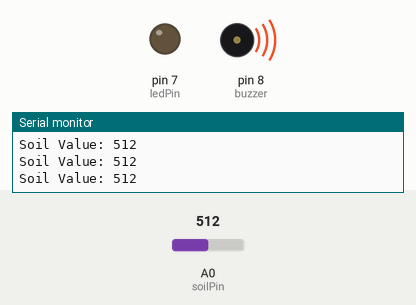
This sketch was run on a simulated Arduino Uno, built with avr-gcc and run on an emulated ATmega328P. Parts: output pins drawn as LEDs (lit = HIGH), buzzer (waves = sounding, pin HIGH), the last lines printed to the serial monitor. Dashed ring = blinking. Inputs (shaded band) come from the test bench; at power-on: A0 (soilPin) = 512.

Above: at 1.2 s.
1.3 s: A0 (soilPin) set to 481
At 1.8 s:
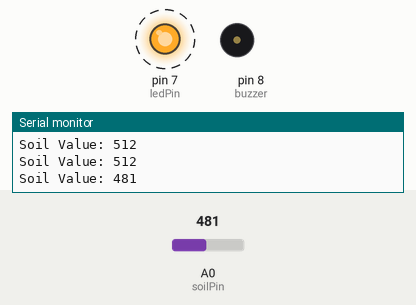
4.3 s: A0 (soilPin) set to 510
At 4.8 s:
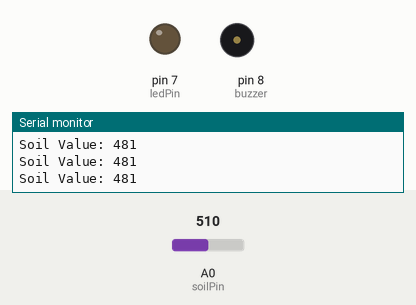
6.5 s: A0 (soilPin) set to 490
At 7.0 s:
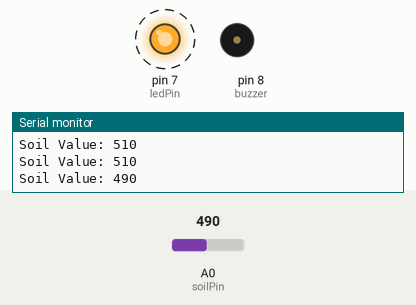
9.5 s: A0 (soilPin) set to 511
At 11.5 s:
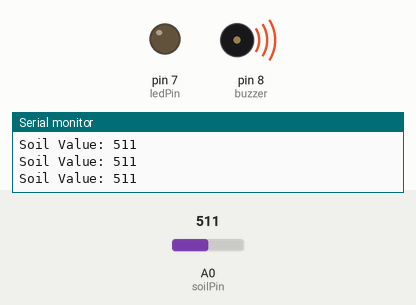
Timing chart, 0 to 12.7 s (numbered marks = the images above; inputs shaded):
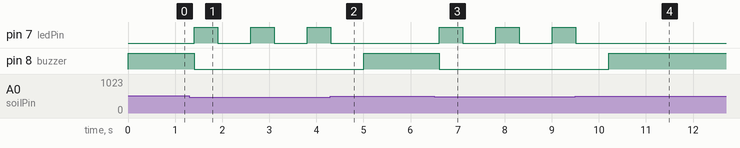

Measured:
- the behaviour switches between 500 and 499 on A0 (soilPin) (found by bisection; images 0 and 1)
- after the input at 1.3 s, pin 7 (ledPin): alternates HIGH for 0.50 s and LOW for 0.70 s, starting after 0.10 s; pin 8 (buzzer): HIGH → LOW after 0.10 s
- after the input at 4.3 s, pin 7 (ledPin): goes on until 4.3 s, then stays LOW; pin 8 (buzzer): LOW → HIGH after 0.70 s
- after the input at 6.5 s, pin 7 (ledPin): alternates HIGH for 0.50 s and LOW for 0.70 s, starting after 0.11 s; pin 8 (buzzer): HIGH → LOW after 0.11 s
- after the input at 9.5 s, pin 7 (ledPin): goes on until 9.5 s, then stays LOW; pin 8 (buzzer): LOW → HIGH after 0.71 s

The sketch:

code_soil_sensor.ino
```cpp
int soilPin = A0;   // Soil moisture sensor
int ledPin = 7;     // LED pin
int buzzer = 8;     // Buzzer pin

int value = 0;

void setup() {
  pinMode(ledPin, OUTPUT);
  pinMode(buzzer, OUTPUT);
  Serial.begin(9600);
}

void loop() {
  value = analogRead(soilPin);  // Read soil moisture

  Serial.print("Soil Value: ");
  Serial.println(value);

  // Adjust threshold based on your sensor
  if (value < 500) {
    // Soil is moist → LED blinks
    digitalWrite(buzzer, LOW);

    digitalWrite(ledPin, HIGH);
    delay(500);
    digitalWrite(ledPin, LOW);
    delay(500);
  }
  else {
    // Soil is dry → buzzer ON
    digitalWrite(ledPin, LOW);
    digitalWrite(buzzer, HIGH);
  }

  delay(200);
}
```
